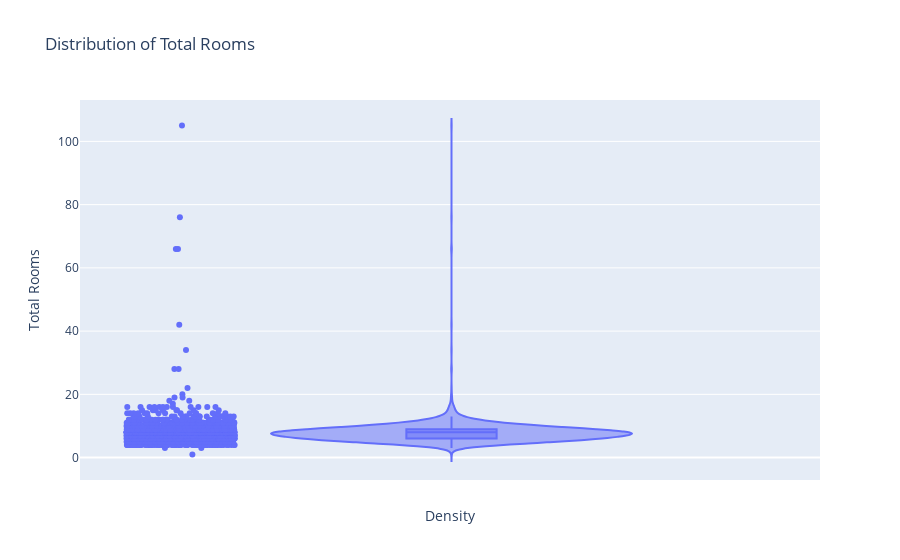

The notebook cell this image was saved under:
### Code cell
fig = px.violin(property_data_final, y='rooms_total', box=True, points="all", title='Distribution of Total Rooms')

fig.update_layout(
    yaxis_title='Total Rooms',
    xaxis_title='Density',
    showlegend=False
)
fig.show()

### Figure 1 — Plotly figure (JSON) as saved in the notebook; plotly's stock layout.template omitted (floating-point values rounded to 4 significant figures; data arrays with more than 128 entries replaced by an {"elided": "..."} marker saying what was removed)
{"data": [{"alignmentgroup": "True", "box": {"visible": true}, "hovertemplate": "rooms_total=%{y}<extra></extra>", "legendgroup": "", "marker": {"color": "#636efa"}, "name": "", "offsetgroup": "", "orientation": "v", "points": "all", "scalegroup": "True", "showlegend": false, "type": "violin", "x0": " ", "xaxis": "x", "y": {"elided": "2935 int values"}, "y0": " ", "yaxis": "y"}], "layout": {"legend": {"tracegroupgap": 0}, "showlegend": false, "title": {"text": "Distribution of Total Rooms"}, "violinmode": "group", "xaxis": {"anchor": "y", "domain": [0, 1], "title": {"text": "Density"}}, "yaxis": {"anchor": "x", "domain": [0, 1], "title": {"text": "Total Rooms"}}}}
